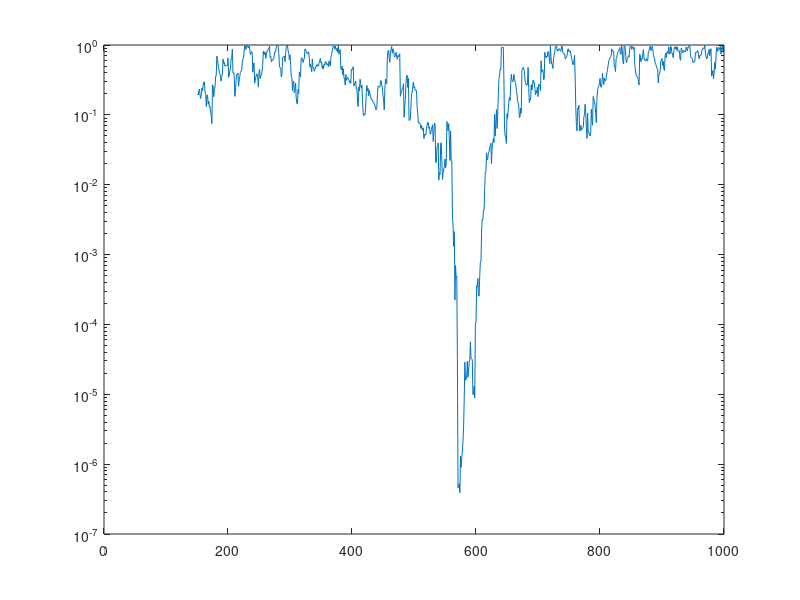

This chart was generated by the following MATLAB code:
function [time, p] = find_lat_rev()
A = 10;
fs = 100;
t = 5;
timeaxis = 0:1/fs:((fs*t)-1)/fs;
% make the data
mu = 5;
sigma = mu*0.20;
y2 = A + sigma*randn(size(timeaxis)) + mu;  % this used to be y1
sigma = mu*0.36;
y1 = A + sigma*randn(size(timeaxis)) + mu;  % this used to be y2
y = [y1 y2];

h = zeros(1000,1);
p = zeros(1000,1);

% iterate through data
for i = 151:length(y)
    a = y(i-150:i-76);
    b = y(i-75:i-1);
    [h(i),p(i)] = vartest2(a,b);    % Two-sample F-test
end
semilogy(p);

% "find" finds any value in array p less than the filter threshold of
% 0.005. It only looks at valid time points (t<1s). Because of that,
% returned values (array indicies) are offset by 100 (sample rate and
% all that).
lat = (find(p(151:1000,:)<0.005)+100);

% latency time *should* be the first index of lat. I could run a check here
% to see if it isn't to test the efficacy of the threshold. Instead I
% just return the first value after 5 seconds
time = lat(find(lat>501,1));